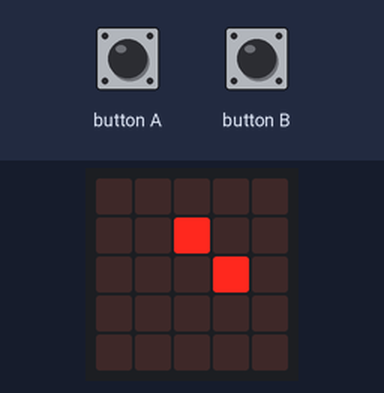
Recording of a program running on a simulated BBC micro:bit (MakeCode). Parts: the board's 5×5 LED display. The test bench sets the inputs (shaded band). The short countdown, score and lost-life animations are approximate; the run ends where the board's game-over animation would start. At 11.9 s the program stops and its outputs stay as they are.

Above: at 6.6 s.
6.7 s: button B pressed for 0.15 s
At 7.17 s:
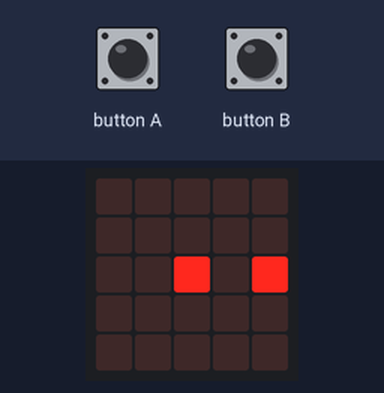
7.4 s: button A pressed 5 times (0.12 s each, 0.3 s apart)
At 8.61 s:
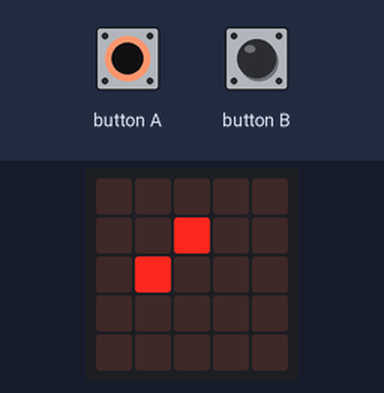
10.4 s: button A pressed for 0.15 s
At 10.81 s:
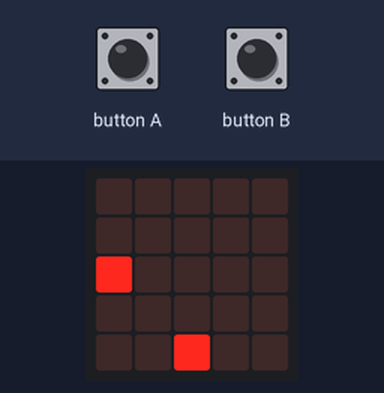
11.1 s: button B pressed 5 times (0.12 s each, 0.3 s apart)
At 13.1 s:
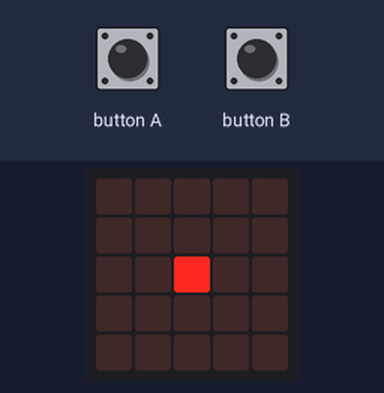
Timing chart, 0 to 13.4 s (numbered marks = the images above; inputs shaded):
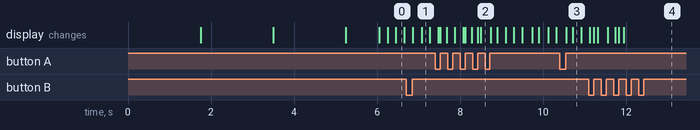

Measured:
- after the input at 6.7 s, the display: first changes after 0.15 s (image 1 shows a later state)
- after the input at 10.4 s, the display: first changes after 0.16 s (image 3 shows a later state)

The program:

main.ts
```typescript
/**
 * Juego el pescador:
 *
 * El pez, para mover el pez hacia la derecha debes precionar el botón B y para moverlo hacia la izquierda el botón A
 *
 * Para ganar puntos debes tocar los bordes del panel led y si  la red atrapa al pez, perderás.
 */
input.onButtonPressed(Button.A, function () {
    Pez.move(-1)
})
input.onButtonPressed(Button.B, function () {
    Pez.move(1)
})
let Pez: game.LedSprite = null
basic.showNumber(3)
basic.pause(1000)
basic.showNumber(2)
basic.pause(1000)
basic.showNumber(1)
basic.pause(1000)
Pez = game.createSprite(3, 2)
let Red = game.createSprite(2, 4)
basic.forever(function () {
    for (let index = 0; index < 4; index++) {
        Red.change(LedSpriteProperty.Y, 1)
        basic.pause(200)
    }
    for (let index = 0; index < 4; index++) {
        Red.change(LedSpriteProperty.Y, -1)
        basic.pause(200)
    }
})
basic.forever(function () {
    if (Pez.isTouching(Red)) {
        game.gameOver()
        basic.showNumber(game.score())
        basic.pause(100)
    }
})
basic.forever(function () {
    if (Pez.get(LedSpriteProperty.X) == 4) {
        game.addScore(1)
        basic.pause(1000)
        Pez.set(LedSpriteProperty.X, 3)
    }
})
basic.forever(function () {
    if (Pez.get(LedSpriteProperty.X) == 0) {
        game.addScore(1)
        basic.pause(1000)
        Pez.set(LedSpriteProperty.X, 1)
    }
})
```

test.ts
```typescript
// aquí va el archivo "tests"; esto no se compilará cuando este paquete se utilice como una extensión.
```
